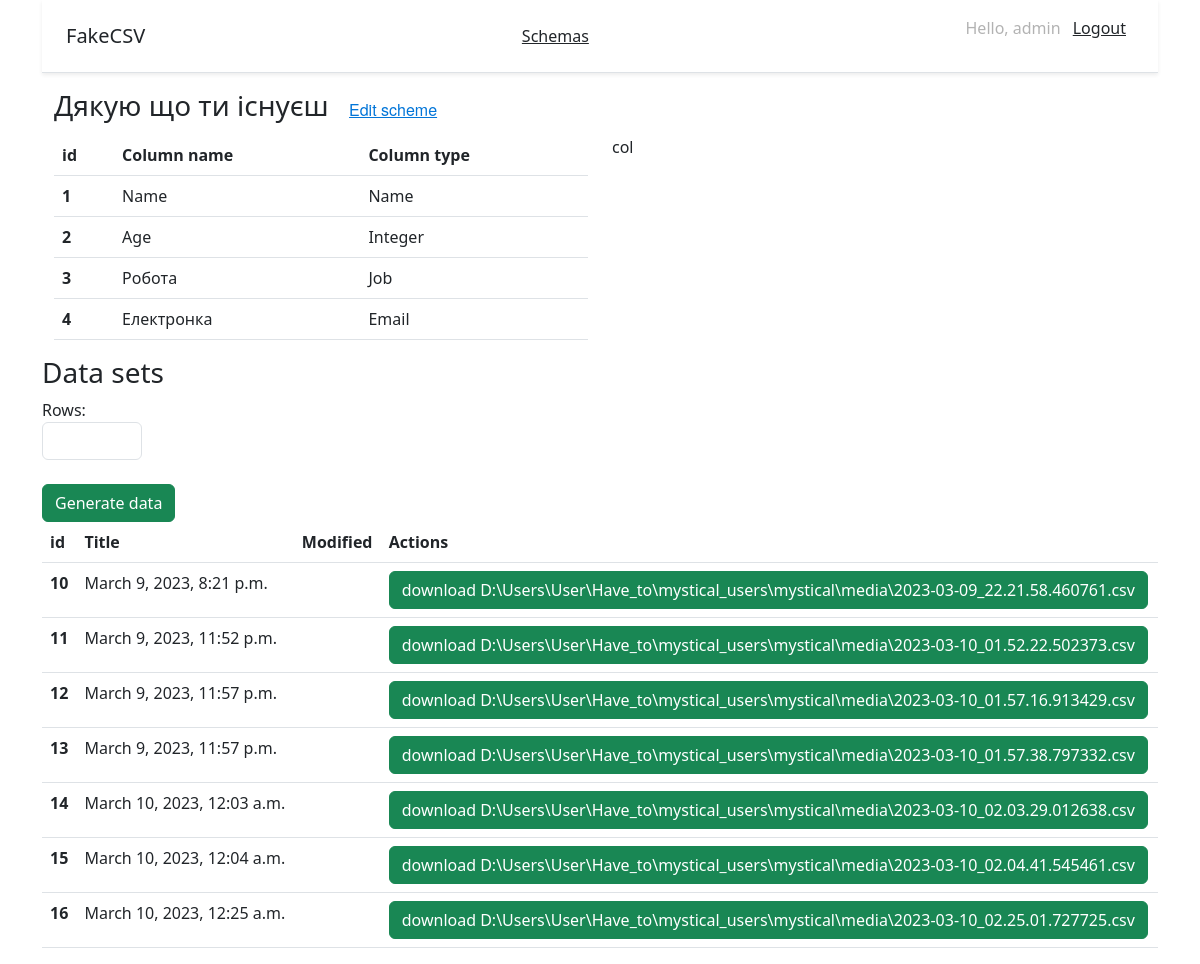
Page /generate_csv/5/ (signed in) on the committed database.
### mystical_users/models.py (models this page shows, shortened)
class Schema(models.Model):
    title = models.CharField(max_length=100, verbose_name='Title', blank=True)
    modified = models.DateTimeField(auto_now_add=True, verbose_name='Modified')

class Column(models.Model):
    name = models.CharField(max_length=60)
    type = models.CharField(max_length=20)
    order = models.IntegerField()
    number = models.IntegerField(blank=True, null=True)
    start = models.IntegerField(blank=True, null=True)
    end = models.IntegerField(blank=True, null=True)
    schema = models.ForeignKey(Schema, on_delete=models.CASCADE, blank=True)

class File(models.Model):
    path = models.CharField(max_length=500, null=True)
    name = models.CharField(max_length=500, null=True)
    created = models.DateTimeField(auto_now_add=True, verbose_name='Created', null=True)
    file = models.FileField(null=True, upload_to='file')
    schema = models.ForeignKey(Schema, on_delete=models.CASCADE, blank=True)

### mystical_users/views.py (the view)
# urls.py: path('generate_csv/<int:schema_id>/', views.generate_csv, name='generate_csv'),
@login_required
def generate_csv(request, schema_id):
    current_columns = Column.objects.filter(schema_id=schema_id).all()
    current_schema = Schema.objects.get(pk=schema_id)
    if request.method == 'POST':
        count = int(request.POST.get('count'))
        collection = []
        for element in current_columns:
            data = []
            data.append(str(element.name))
            data.append(str(element.type))
            if str(element.type) == 'text':
                data.append(str(element.number))
            elif str(element.type) == 'Integer':
                data.append(str(element.start))
                data.append(str(element.end))
            data.append(str(element.order))
            collection.append(data)
        file_path = create_csv_file(data=collection, number=count)
        csv_name = file_path.split('\\')[-1]
        print(csv_name)
        csv = File.objects.create(path=file_path, schema=current_schema, file=file_path, name=csv_name)
        data = {'message': 'CSV data generated successfully'}
        return JsonResponse(data)
    else:
        files = File.objects.filter(schema_id=schema_id).all()
        context = {
            'files': files,
            'current_schema': current_schema,
            'current_columns': current_columns
        }
        return render(request, 'generate_csv.html', context)

### mystical_users/templates/generate_csv.html (shortened to what this page needs)
{% extends 'base.html' %}
{% block content %}
<div class="container">
  <div class="row">
    <div class="col">
        <h3>
          {{ current_schema.title }}
          <small class="text-muted"><a class="btn btn-link" href="/generate_csv/{{ current_schema.id }}" id="Edit">Edit scheme</a></small>
      </h3>
    </div>
  </div>
  <div class="row">
  <div class="col">
    <table class="table">
  <thead>
    <tr>
      <th scope="col">id</th>
      <th scope="col">Column name</th>
      <th scope="col">Column type</th>
    </tr>
  </thead>
  <tbody>
  {% for item in current_columns %}
  <tr>
     <th scope="row">{{ item.order }}</th>
     <td>{{ item.name }}</td>
     <td>{{ item.type }}</td>
  </tr>
{% endfor %}
  </tbody>
</table>
  </div>
  <div class="col">
    col
  </div>
  </div>
</div>
  <div class="row">
    <div class="col">
        <h3>Data sets</h3>
    </div>
    <div class="col">
    </div>
    <div class="col">
    </div>
    <div class="col">
    </div>
  <form id="myForm" method="post" enctype="multipart/form-data">
    <div class="col">
      Rows:
       <input type="number" class="form-control" value="start" name="count" style="width: 100px;" required>
    </div>
    <div class="col">
      <br>
      <button class="btn btn-success" type="submit">Generate data</button>
    </div>
  </form>
  </div>
<table class="table">
  <thead>
    <tr>
      <th scope="col">id</th>
      <th scope="col">Title</th>
      <th scope="col">Modified</th>
      <th scope="col">Actions</th>
    </tr>
  </thead>
  <tbody>
  {% for item in files %}
  <tr>
     <th scope="row">{{ item.id }}</th>
     <td>{{ item.created }}</td>
     <td>{{ item.modified }}</td>
      <td><a id="download-button-{{ item.id }}" class="btn btn-success">download {{ item.path }}</a></td>
  </tr>
{% endfor %}
  </tbody>
</table>
{% endblock %}

### mystical_users/templates/base.html (shortened to what this page needs)
<!doctype html>
<html lang="ru">
<head>
    <link href="https://cdn.jsdelivr.net/npm/bootstrap@5.3.0-alpha1/dist/css/bootstrap.min.css" rel="stylesheet">
    {% load static %}
    {% block extrastyle %}
    <link rel="stylesheet" href="{% static 'css/login.css' %}">
    <link rel="stylesheet" href="{% static 'css/schemas.css' %}">
    {% endblock %}
</head>
<body>
<div class="container">
  <div class="d-flex flex-column flex-md-row align-items-center justify-content-between p-3 px-md-4 mb-3 bg-white border-bottom shadow-sm">
      <div>
      <h5 class="my-0 font-weight-normal">FakeCSV</h5>
         </div>
         <div>
      <a class="p-2 text-dark" href="{% url 'schemas' %}">Schemas</a>
        </div>
    {% if request.user.is_authenticated %}
    <nav class="my-2 my-md-0" style="color: rgba(0, 0, 0, 0.3);">
      <p>Hello, {{ request.user.username }} <a class="p-2 text-dark" href="{% url 'logout' %}">Logout</a></p>
    </nav>
    {% endif %}
  </div>
</div>
    <div class="container">
        {% block content %}{% endblock %}
    </div>
</body>
</html>

### static/css/schemas.css (style rules this page uses)
#Edit { font-family: 'Helvetica Neue'; font-style: normal; font-weight: 400; font-size: 16px; line-height: 21px; color: #0275D8; }

### rows in the picture
Schema: title "Дякую що ти існуєш"
Column: order "1", name "Name", type "Name"
Column: order "2", name "Age", type "Integer"
Column: order "3", name "Робота", type "Job"
Column: order "4", name "Електронка", type "Email"
File: id "10", created "March 9, 2023, 8:21 p.m.", path "D:\\Users\\User\\Have_to\\mystical_users\\mystical\\media\\2023-03-09_22.21.58.460761.csv"
File: id "11", created "March 9, 2023, 11:52 p.m.", path "D:\\Users\\User\\Have_to\\mystical_users\\mystical\\media\\2023-03-10_01.52.22.502373.csv"
File: id "12", created "March 9, 2023, 11:57 p.m.", path "D:\\Users\\User\\Have_to\\mystical_users\\mystical\\media\\2023-03-10_01.57.16.913429.csv"
File: id "13", created "March 9, 2023, 11:57 p.m.", path "D:\\Users\\User\\Have_to\\mystical_users\\mystical\\media\\2023-03-10_01.57.38.797332.csv"
File: id "14", created "March 10, 2023, 12:03 a.m.", path "D:\\Users\\User\\Have_to\\mystical_users\\mystical\\media\\2023-03-10_02.03.29.012638.csv"
File: id "15", created "March 10, 2023, 12:04 a.m.", path "D:\\Users\\User\\Have_to\\mystical_users\\mystical\\media\\2023-03-10_02.04.41.545461.csv"
File: id "16", created "March 10, 2023, 12:25 a.m.", path "D:\\Users\\User\\Have_to\\mystical_users\\mystical\\media\\2023-03-10_02.25.01.727725.csv"

### other values in the picture
{{ request.user.username }} "admin"
